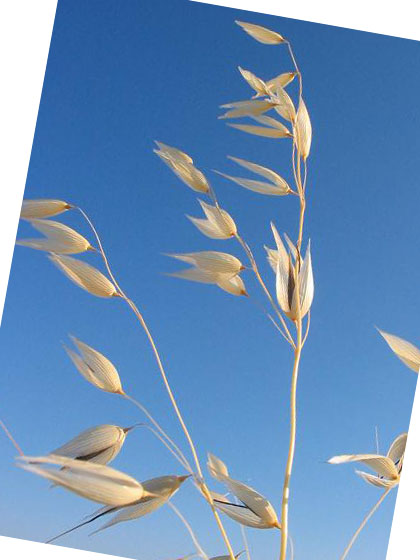
//> input picture SiftDemo/SiftDemo/00.png, 420 x 560 px
$ ./main   (built with g++ and OpenCV 4)
//> lines starting //> are read from the running program, lines starting //| are printed output that depends on the picture
#include "opencv2/core/core.hpp"
#include "opencv2/highgui/highgui.hpp"
#include "opencv2/imgproc/imgproc.hpp"
#include "opencv2/features2d/features2d.hpp"
#include "opencv2/xfeatures2d.hpp"
#include <vector>
#include <iostream>

using namespace cv;
using namespace std;
using namespace cv::xfeatures2d;

void main()
{
	Mat srcImg1 = imread("00.png");
//> srcImg1 is the input picture: 560 rows x 420 cols, CV_8UC3; mean B, G, R 185.5, 145.1, 108.5
	Mat srcImg2 = imread("01.jpg");
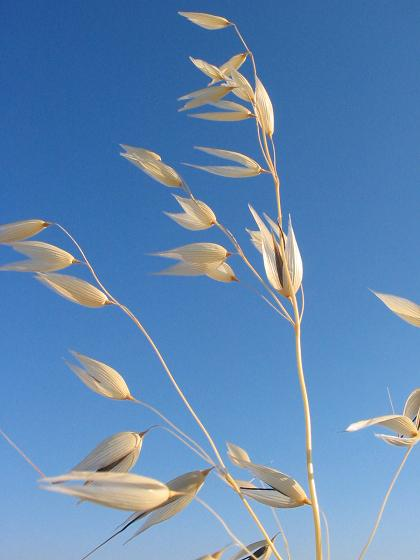
//> input picture SiftDemo/SiftDemo/01.jpg, 420 x 560 px
//> srcImg2 is the input picture: 560 rows x 420 cols, CV_8UC3; mean B, G, R 180, 135.9, 96

	//定义SIFT特征检测类对象
	Ptr<SiftFeatureDetector>  siftDetector1 = SIFT::create();
	Ptr<SiftFeatureDetector>  siftDetector2 = SIFT::create();
	//定义keyPoint变量
	vector<KeyPoint> KeyPoint1;
	vector<KeyPoint> KeyPoint2;

	//特征点检测
	siftDetector1->detect(srcImg1,KeyPoint1);
//> KeyPoint1 = 430 keypoints; strongest (x, y, size): (247, 75, 6.5), (280, 36, 2), (394, 478, 3), (303, 121, 14)
	siftDetector2->detect(srcImg2,KeyPoint2);
//> KeyPoint2 = 317 keypoints; strongest (x, y, size): (249, 112, 2.1), (259, 553, 5.2), (199, 64, 6.5), (250, 557, 2.1)
	//绘制特征点
	Mat Feature_Img1, Feature_Img2;
//	drawKeypoints(srcImg1,KeyPoint1,Feature_Img1,Scalar(0,0,255));
//	drawKeypoints(srcImg2,KeyPoint2,Feature_Img2,Scalar(0,0,255));
	drawKeypoints(srcImg1, KeyPoint1, Feature_Img1, Scalar(0, 255, 0), DrawMatchesFlags::DRAW_RICH_KEYPOINTS);
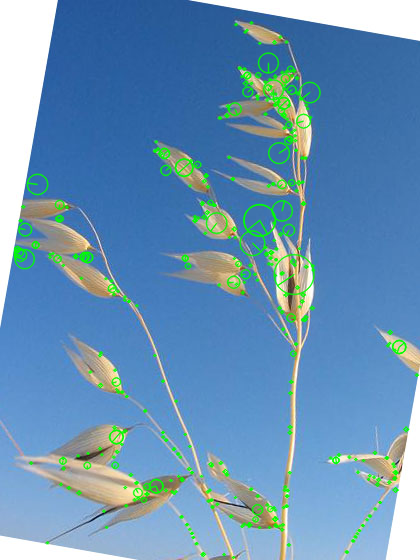
//> Feature_Img1: 560 rows x 420 cols, CV_8UC3; mean B, G, R 181.4, 147.8, 104.8
	drawKeypoints(srcImg2, KeyPoint2, Feature_Img2, Scalar(0, 255, 0), DrawMatchesFlags::DRAW_RICH_KEYPOINTS);
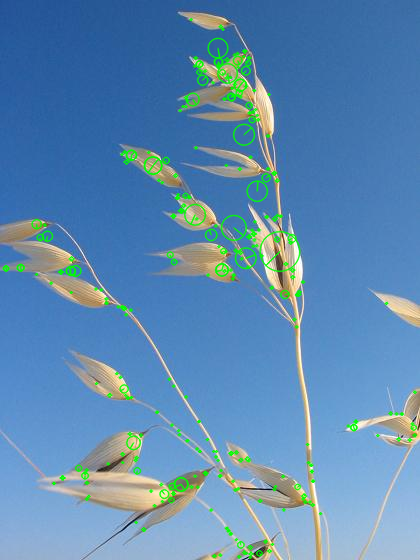
//> Feature_Img2: 560 rows x 420 cols, CV_8UC3; mean B, G, R 176.9, 138, 93.1
	//显示原图
	imshow("src1", srcImg1);
	imshow("src2", srcImg2);
	//显示结果
	imshow("feature1", Feature_Img1);
	imshow("feature2", Feature_Img2);

	//计算特征点描述符/特征向量提取
	Ptr<SiftDescriptorExtractor> desicritor=SIFT::create();
	Mat desicritor1;
	desicritor->compute(srcImg1, KeyPoint1, desicritor1);
	Mat desicritor2;
	desicritor->compute(srcImg2, KeyPoint2, desicritor2);
	cout << desicritor1.cols << endl;
//| 128
	cout << desicritor2.rows << endl;
//| 317

	//进行BFMatch暴力匹配
	Ptr<DescriptorMatcher> matcher=DescriptorMatcher::create(2);//实例化暴力匹配器,2对应Opencv2.4.8中的NORM_L2
	vector<DMatch> matches;//定义匹配结果变量
	matcher->match(desicritor1, desicritor2, matches);//实现描述符之间的匹配
//> matches = 430 matches

	//匹配结果删选方法一：
	/*nth_element(matches.begin(), matches.begin() + 29, matches.end());//提取出前30个最佳匹配结果
	matches.erase(matches.begin() + 30, matches.end());*///剔除其余的匹配结果

	//匹配结果删选方法二：
	double max_dist = 0, min_dist = 100;
	for (int i = 0;i < desicritor1.rows;i++)
	{
		if (matches.at(i).distance > max_dist)
		{
			max_dist = matches[i].distance;
		}
		if (matches.at(i).distance < min_dist)
		{
			min_dist = matches[i].distance;
		}
	}
//> this loop made 430 passes
//> max_dist on passes 1, 6, 7, 10, 11, 58, 212: 187.8, 196.1, 222.1, 390.1, 393.1, 424.6, 429.9
//> min_dist on passes 9, 14, 20, 33: 61.95, 40.73, 15.43, 14.18
//> after the loop, max_dist = 429.9; min_dist = 14.18
	cout << "min_distance = " << min_dist << endl;
//| min_distance = 14.1774
	cout << "max_distance = " << max_dist << endl;
//| max_distance = 429.88
	vector<DMatch> good_matches;
	for (int i = 0;i < matches.size();i++)
	{
		if (matches[i].distance < 2 * min_dist)
		{
			good_matches.push_back(matches[i]);//将匹配比较好的效果的结果放在good_matches中
		}
	}


	Mat result;
 	drawMatches(srcImg1, KeyPoint1, srcImg2, KeyPoint2, good_matches, result, Scalar(0, 255, 0), Scalar::all(-1));
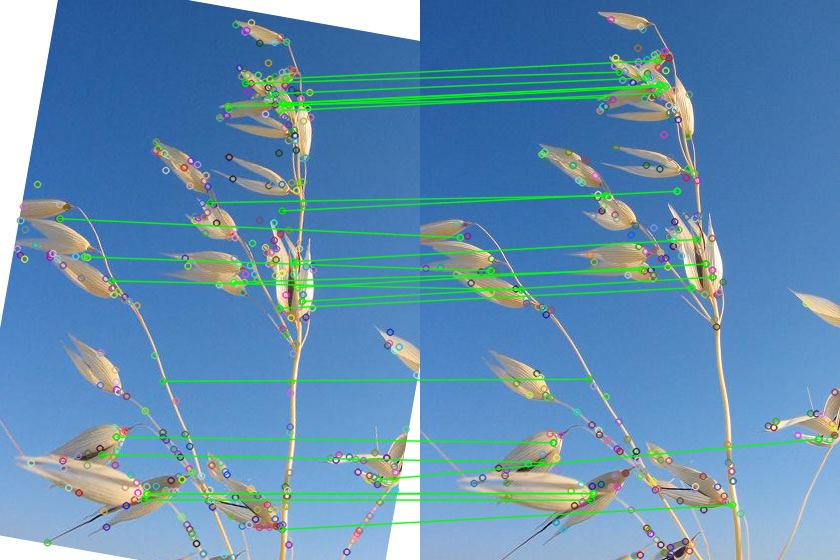
//> result: 560 rows x 840 cols, CV_8UC3; mean B, G, R 176.5, 143.4, 98.5
	imshow("Match result", result);

	waitKey(0);
	destroyAllWindows();
}
